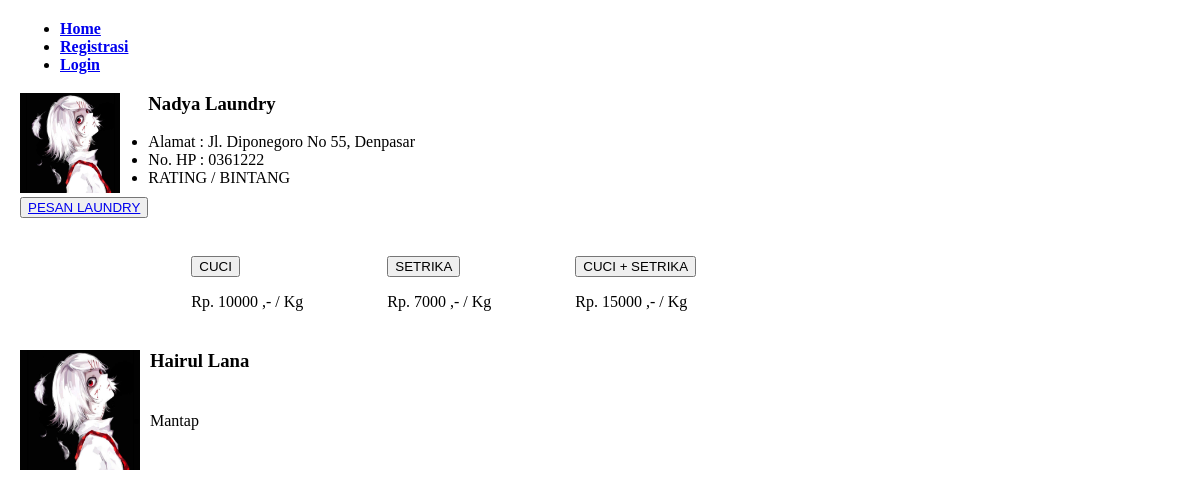
Before: /detail-agen.php?id=1 with the older database file.
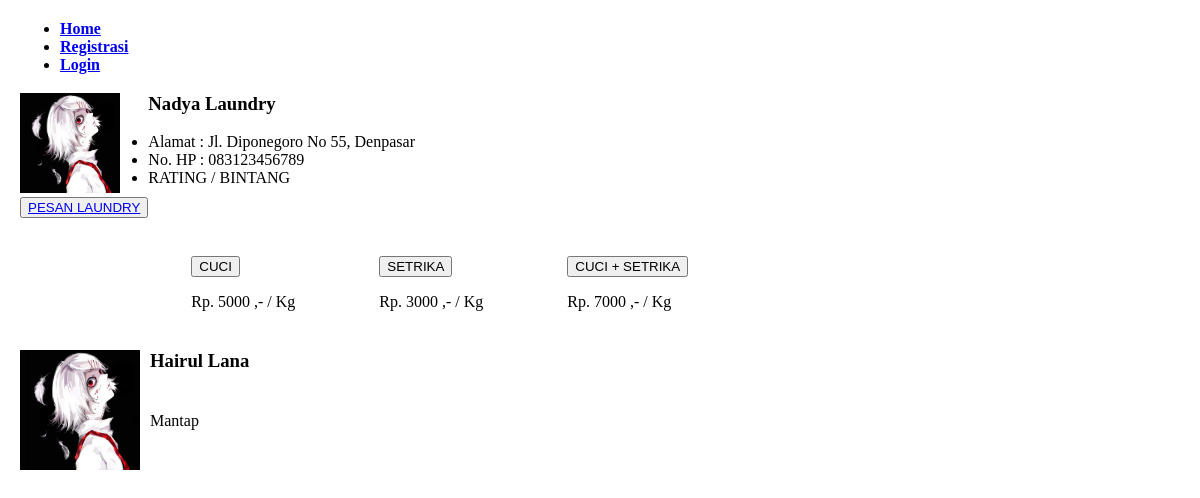
After: the same page with the newer database file.
### tables this page shows
CREATE TABLE `agen` (
  `id_agen` int(11) NOT NULL,
  `nama_laundry` varchar(30) DEFAULT NULL,
  `nama_pemilik` varchar(30) DEFAULT NULL,
  `telp` varchar(13) DEFAULT NULL,
  `email` varchar(30) DEFAULT NULL,
  `kota` varchar(20) DEFAULT NULL,
  `alamat` varchar(100) DEFAULT NULL,
  `plat_driver` varchar(12) DEFAULT NULL,
  `password` varchar(255) DEFAULT NULL
);

CREATE TABLE `harga` (
  `id_harga` int(11) NOT NULL,
  `jenis` varchar(30) NOT NULL,
  `id_agen` int(11) NOT NULL,
  `harga` int(11) NOT NULL
);

CREATE TABLE `transaksi` (
  `kode_transaksi` int(11) NOT NULL,
  `id_cucian` int(11) NOT NULL,
  `id_agen` int(11) NOT NULL,
  `id_pelanggan` int(11) NOT NULL,
  `tgl_mulai` date DEFAULT NULL,
  `tgl_selesai` date DEFAULT NULL,
  `total_bayar` int(11) DEFAULT NULL,
  `rating` int(11) DEFAULT NULL,
  `komentar` text NOT NULL
);

CREATE TABLE `pelanggan` (
  `id_pelanggan` int(11) NOT NULL,
  `nama` varchar(30) DEFAULT NULL,
  `email` varchar(30) DEFAULT NULL,
  `telp` varchar(13) DEFAULT NULL,
  `kota` varchar(20) DEFAULT NULL,
  `alamat` varchar(100) DEFAULT NULL,
  `password` varchar(255) DEFAULT NULL
);

### detail-agen.php (the view, shortened to what this page needs)
<?php
include 'connect-db.php';
$idAgen = $_GET["id"];
$query = mysqli_query($connect, "SELECT * FROM agen WHERE id_agen = '$idAgen'");
$agen = mysqli_fetch_assoc($query);
?>
<!DOCTYPE html>
<html lang="en">
<head>
    <link rel="stylesheet" type="text/css" href="css/rating.css">
    <link rel="stylesheet" href="https://cdnjs.cloudflare.com/ajax/libs/font-awesome/4.7.0/css/font-awesome.min.css">
</head>
<body>
    <?php include 'header.php'; ?>
    <div id="body">
        <div class="detail">
            <div>
                <div style="float:left;">
                    <img src="files/laundryku.jpg" alt="" height=100 width=100><br/>
                    <button><a href="pesan-laundry.php?id=<?= $idAgen ?>">PESAN LAUNDRY</a></button>
                </div>
                <div>
                    <h3><?= $agen["nama_laundry"] ?></h3>
                    <ul>
                        <li>Alamat : <?= $agen["alamat"] . ", " . $agen["kota"] ?></li>
                        <li>No. HP : <?= $agen["telp"] ?></li>
                        <li>RATING / BINTANG</li>
                    </ul>
                </div>
            </div>
            <table>
                <td>
                    <div style="margin-top:50px">
                        <blockquote>
                            <button>CUCI</button>
                            <p>
                                Rp.
                                <?php
                                    $harga = mysqli_query($connect, "SELECT * FROM harga WHERE id_agen = '$idAgen' AND jenis = 'cuci'");
                                    $harga = mysqli_fetch_assoc($harga);
                                    echo $harga['harga'];
                                ?>
                                ,- / Kg
                            </p>
                        </blockquote>
                    </div>
                </td>
                <td>
                    <div style="margin-top:50px">
                        <blockquote>
                            <button>SETRIKA</button>
                            <p>
                                Rp.
                                <?php
                                    $harga = mysqli_query($connect, "SELECT * FROM harga WHERE id_agen = '$idAgen' AND jenis = 'setrika'");
                                    $harga = mysqli_fetch_assoc($harga);
                                    echo $harga['harga'];
                                ?>
                                ,- / Kg
                            </p>
                        </blockquote>
                    </div>
                </td>
                <td>
                    <div style="margin-top:50px">
                        <blockquote>
                            <button>CUCI + SETRIKA</button>
                            <p>
                                Rp.
                                <?php
                                    $harga = mysqli_query($connect, "SELECT * FROM harga WHERE id_agen = '$idAgen' AND jenis = 'komplit'");
                                    $harga = mysqli_fetch_assoc($harga);
                                    echo $harga['harga'];
                                ?>
                                ,- / Kg
                            </p>
                        </blockquote>
                    </div>
                </td>
            </table>
        </div>
        <div id="komentar">
            <?php
                $temp = mysqli_query($connect, "SELECT * FROM transaksi WHERE id_agen = $idAgen");
                while ( $transaksi = mysqli_fetch_assoc($temp) ) :
            ?>
            <div style="margin-top:20px" class="agen">
                <div><img src="files/laundryku.jpg" width=120 height=120 alt="foto" style="float:left;margin-right:10px"></div>
                <h3>
                    <?php
                        $idPelanggan = $transaksi["id_pelanggan"];
                        $temp = mysqli_query($connect, "SELECT * FROM pelanggan WHERE id_pelanggan = $idPelanggan");
                        $pelanggan = mysqli_fetch_assoc($temp);
                        echo $pelanggan["nama"]
                    ?>
                </h3>
                <ul>
                    <li><fieldset class="bintang"><span class="starImg star-<?= $$transaksi['rating'] ?>"></span></fieldset></li>
                    <li><?= $transaksi["komentar"]; ?></li>
                </ul>
            </div>
            <?php endwhile; ?>
        </div>
    </div>
</body>
</html>

### header.php (shortened to what this page needs)
<div id="header">
    <ul>
        <li><a href="index.php"><b>Home</b></a></li>
        <li>
            <?php
                global $connect;
                if ( isset($_SESSION["login-pelanggan"]) && isset($_SESSION["pelanggan"])){
                    $idPelanggan = $_SESSION["pelanggan"];
                    $data = mysqli_query($connect, "SELECT * FROM pelanggan WHERE id_pelanggan = '$idPelanggan'");
                    $data = mysqli_fetch_assoc($data);
                    $nama = $data["nama"];
                    echo "
                        <a href='pelanggan.php'><b>$nama</b></a> (Pelanggan)
                    ";
                }else if ( isset($_SESSION["login-admin"]) && isset($_SESSION["admin"])){
                    echo "
                        <a href='admin.php'><b>Admin</b></a> (Admin)
                    ";
                }else {
                    echo "
                        <a href='registrasi.php'><b>Registrasi</b></a>
                    ";
                }
            ?>
        </li>
        <li>
            <?php
                if ( isset($_SESSION["login-pelanggan"]) && isset($_SESSION["pelanggan"]) || isset($_SESSION["login-agen"]) && isset($_SESSION["agen"]) || isset($_SESSION["login-admin"]) && isset($_SESSION["admin"]) ){
                    echo "
                        <a href='logout.php'><b>Logout</b></a>
                    ";
                }else {
                    echo "
                        <a href='login.php'><b>Login</b></a>
                    ";
                }
            ?>
        </li>
    </ul>
</div>

### css/rating.css (style rules this page uses)
fieldset, label { margin: 0; padding: 0; }
body { margin: 20px; }
.bintang { width: 100px; border: none; font-weight: bold; font-size: 12px; }
.starImg { width: 100px; height: 21px; display: block; background: url(http://1.bp.blogspot.com/-Sp-iHFztZdc/UVD89O9oM1I/AAAAAAAAEU0/Xh-FBDaWyJY/s1600/star.png) 0 0 no-repeat; }

Changed rows visible on the page:
changed agen "Nadya Laundry": telp "0361222" → "083123456789"
changed harga (number 1 of 3 on the later page): harga "10000" → "5000"
changed harga (number 2 of 3 on the later page): harga "7000" → "3000"
changed harga (number 3 of 3 on the later page): harga "15000" → "7000"
